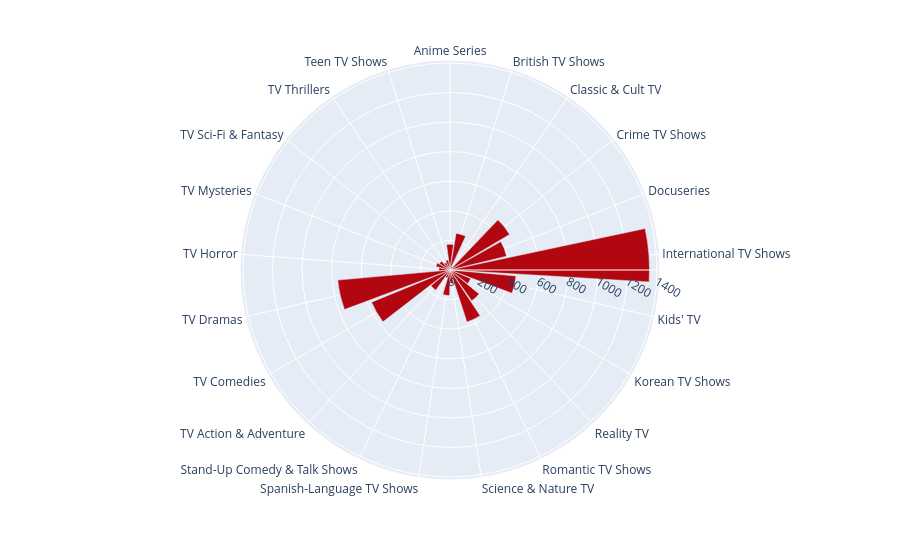

The cell this chart's notebook holds for it:
### Code cell
# listed_in columns has masny categories so we will use get dummies
px.bar_polar(r=netflix_df[netflix_df.type=='TV Show']['listed_in'].str.get_dummies(sep=', ').sum().drop(index="TV Shows").values,
             theta=netflix_df[netflix_df.type=='TV Show']['listed_in'].str.get_dummies(sep=', ').sum().drop(index="TV Shows").index,
             color_discrete_sequence=['#b20710', '#e50914','#f5f5f1'],)

### Figure 1 — Plotly figure (JSON) as saved in the notebook; plotly's stock layout.template omitted (floating-point values rounded to 4 significant figures)
{"data": [{"hovertemplate": "r=%{r}<br>theta=%{theta}<extra></extra>", "legendgroup": "", "marker": {"color": "#b20710", "pattern": {"shape": ""}}, "name": "", "r": [174, 252, 26, 469, 394, 1349, 448, 151, 255, 370, 92, 173, 56, 167, 573, 762, 75, 98, 83, 57, 69], "showlegend": false, "subplot": "polar", "theta": ["Anime Series", "British TV Shows", "Classic & Cult TV", "Crime TV Shows", "Docuseries", "International TV Shows", "Kids' TV", "Korean TV Shows", "Reality TV", "Romantic TV Shows", "Science & Nature TV", "Spanish-Language TV Shows", "Stand-Up Comedy & Talk Shows", "TV Action & Adventure", "TV Comedies", "TV Dramas", "TV Horror", "TV Mysteries", "TV Sci-Fi & Fantasy", "TV Thrillers", "Teen TV Shows"], "type": "barpolar"}], "layout": {"barmode": "relative", "legend": {"tracegroupgap": 0}, "margin": {"t": 60}, "polar": {"angularaxis": {"direction": "clockwise", "rotation": 90}, "domain": {"x": [0, 1], "y": [0, 1]}}}}
